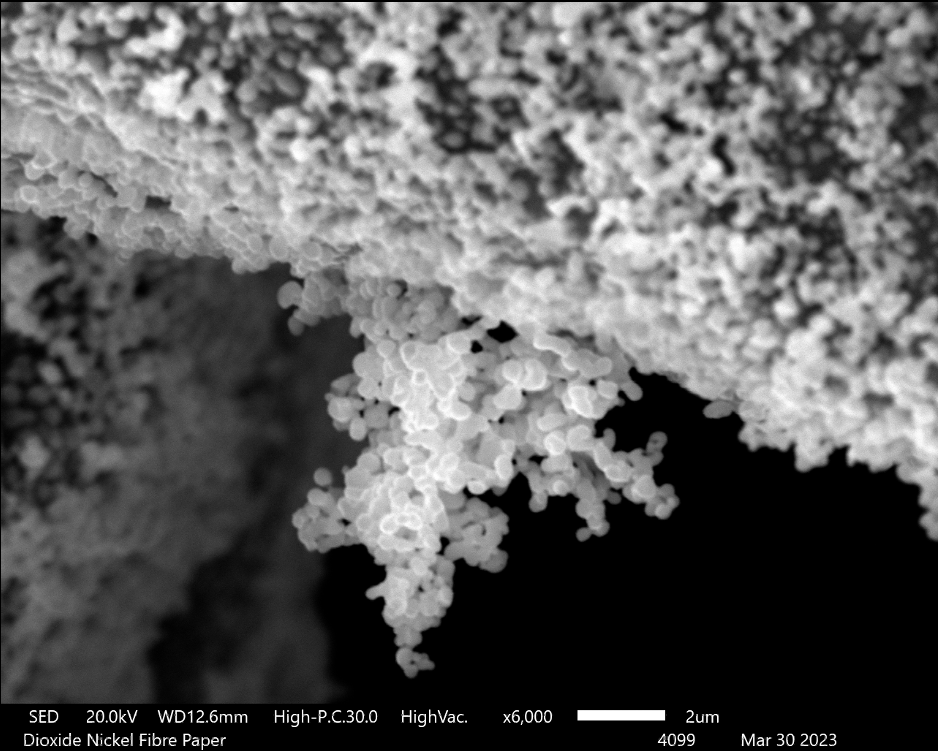
#> input picture Samples/Picture1.png, 938 x 751 px
$ python -i SEM_Analysis_Streamlit.py   (imports and definitions only)
#> lines starting #> are read from the running program, lines starting #| are printed output that depends on the picture; after the words box and inside, x2 and y2 are one past the last pixel; in counts of white or black regions, pixels touching at a corner belong together
#> further down, picture is the input picture: shape (751, 938); min 0, max 255, mean 93.6
import streamlit as st
import numpy as np
import pandas as pd
import cv2
from skimage import measure
from skimage.measure import regionprops, label
import matplotlib.pyplot as plt

# Function to detect the white block
def detect_white_block(image):
    # Convert to binary image
    _, binary_image = cv2.threshold(image, 240, 255, cv2.THRESH_BINARY)
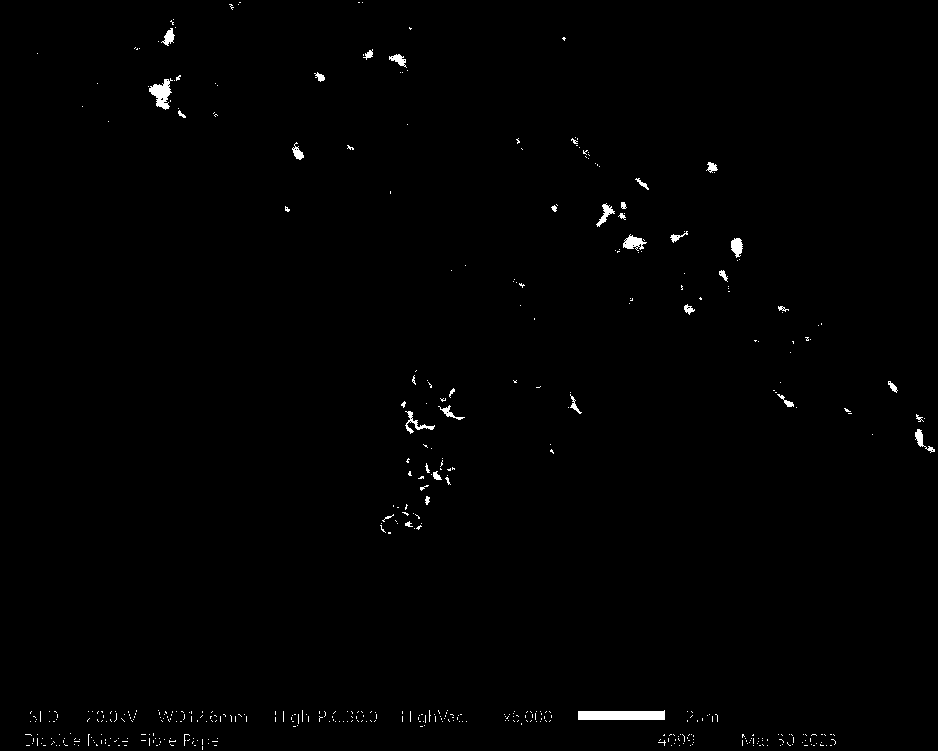
#> binary_image: shape (751, 938); 0.69% white; 497 white regions (462 under 20 px)

    # Find contours
    contours, _ = cv2.findContours(binary_image, cv2.RETR_EXTERNAL, cv2.CHAIN_APPROX_SIMPLE)
#> contours = 497 contours, 473 with area under 20; largest, box (x1, y1, x2, y2) and area: (578, 710, 665, 720) 688, (149, 78, 173, 110) 336, (623, 234, 647, 251) 186, (731, 238, 743, 258) 142, (596, 203, 615, 227) 118

    # If any contours are found, return the largest one
    if contours:
        largest_contour = max(contours, key=cv2.contourArea)
#> largest_contour = [[664, 710], [663, 711], [578, 711], [578, 719], [664, 719]]
        x, y, w, h = cv2.boundingRect(largest_contour)
#> x = 578; y = 710; w = 87; h = 10
        return (x, y, w, h)
    return None

# Streamlit app
# [192 lines not run here, left out]

>>> import cv2
>>> picture = cv2.imread('Samples/Picture1.png', cv2.IMREAD_GRAYSCALE)
>>> result = detect_white_block(picture)
#> result = (578, 710, 87, 10)
